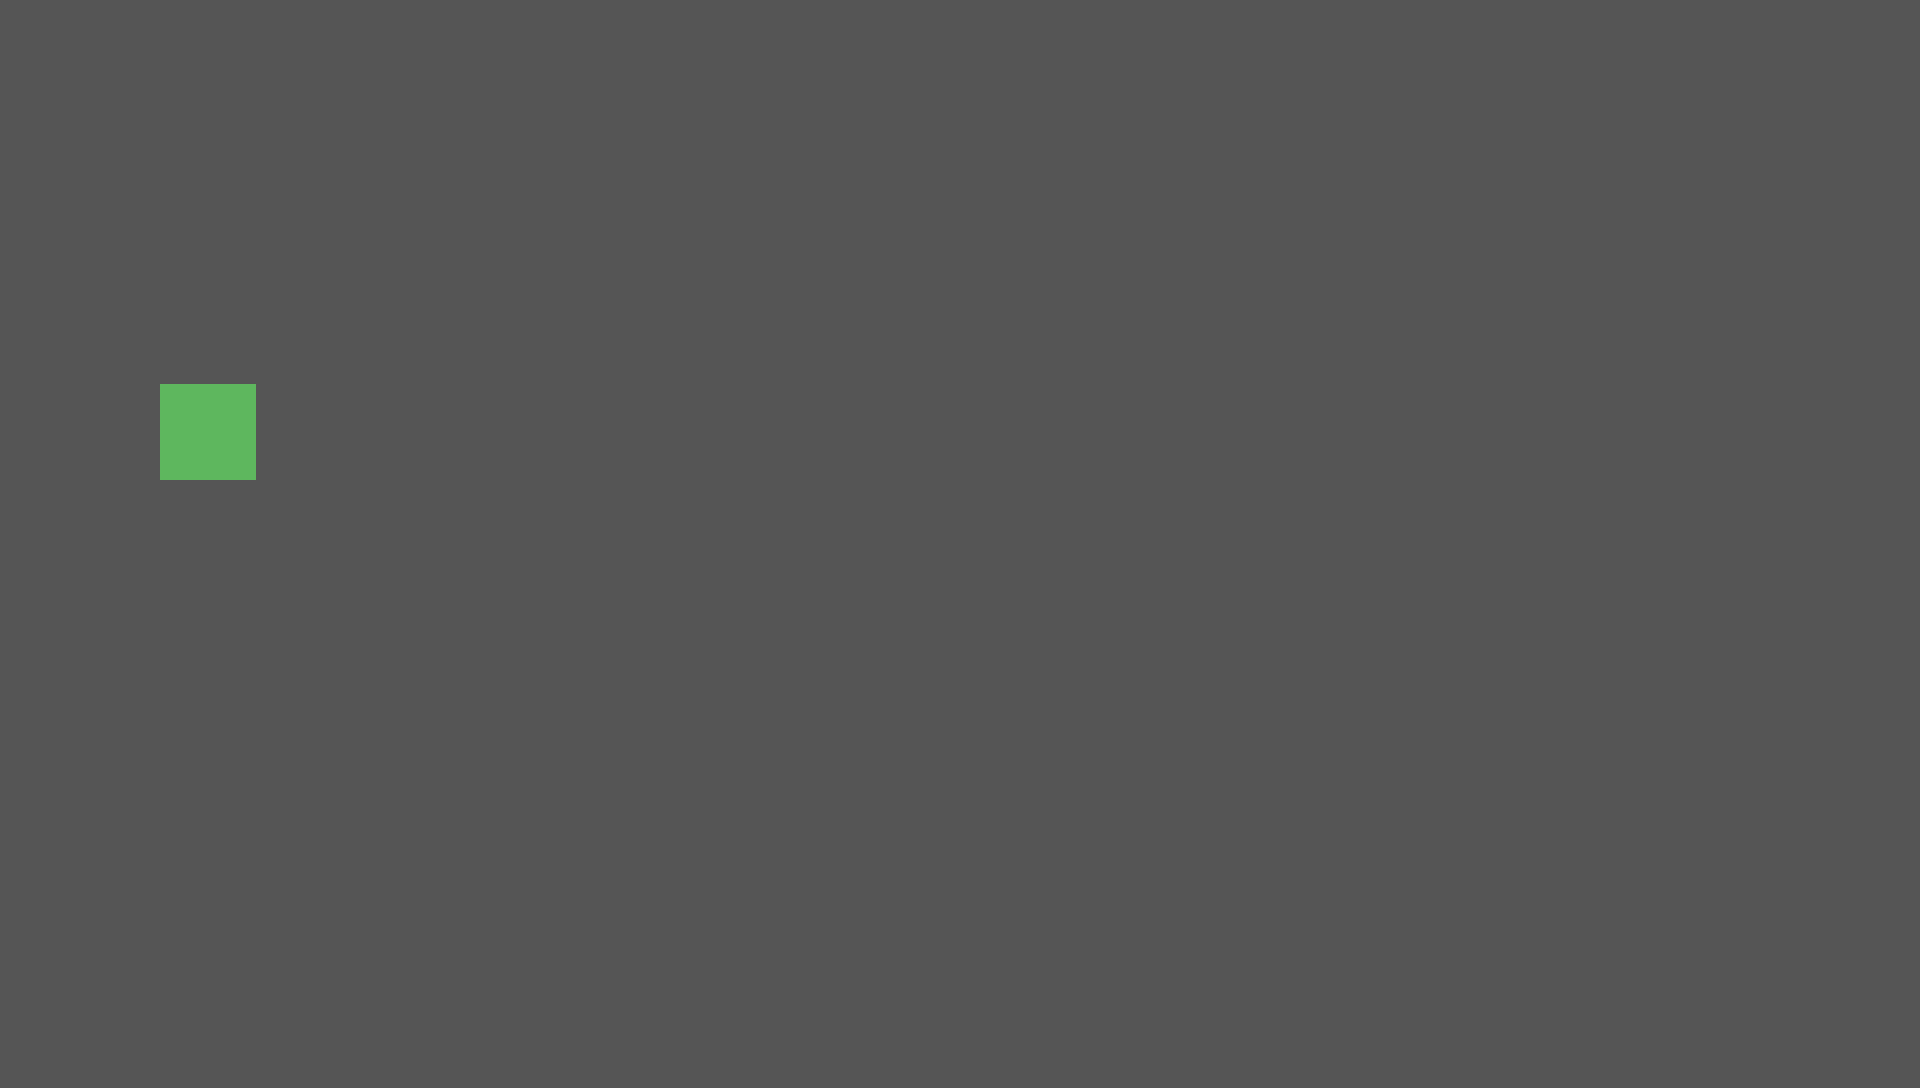

A 2D game scene composited from a Tiled map and its tileset images. What follows is a short description and the map's XML, with every tile layer's data as written:
An orthogonal 60x34 tile map with 32x32 px tiles, 1 tile layer (background) and 3 objects (playerPosition, itemPosition, goalPosition).

<map version="1.0" tiledversion="2018.01.23" orientation="orthogonal" renderorder="right-down" width="60" height="34" tilewidth="32" tileheight="32" infinite="0" nextobjectid="24">
 <tileset firstgid="1" source="tileset.tsx" />
 <layer name="background" width="60" height="34">
  <data encoding="csv">
1,1,1,1,1,1,1,1,1,1,1,1,1,1,1,1,1,1,1,1,1,1,1,1,1,1,1,1,1,1,1,1,1,1,1,1,1,1,1,1,1,1,1,1,1,1,1,1,1,1,1,1,1,1,1,1,1,1,1,1,
1,1,1,1,1,1,1,1,1,1,1,1,1,1,1,1,1,1,1,1,1,1,1,1,1,1,1,1,1,1,1,1,1,1,1,1,1,1,1,1,1,1,1,1,1,1,1,1,1,1,1,1,1,1,1,1,1,1,1,1,
1,1,1,1,1,1,1,1,1,1,1,1,1,1,1,1,1,1,1,1,1,1,1,1,1,1,1,1,1,1,1,1,1,1,1,1,1,1,1,1,1,1,1,1,1,1,1,1,1,1,1,1,1,1,1,1,1,1,1,1,
1,1,1,1,1,1,1,1,1,1,1,1,1,1,1,1,1,1,1,1,1,1,1,1,1,1,1,1,1,1,1,1,1,1,1,1,1,1,1,1,1,1,1,1,1,1,1,1,1,1,1,1,1,1,1,1,1,1,1,1,
1,1,1,1,1,1,1,1,1,1,1,1,1,1,1,1,1,1,1,1,1,1,1,1,1,1,1,1,1,1,1,1,1,1,1,1,1,1,1,1,1,1,1,1,1,1,1,1,1,1,1,1,1,1,1,1,1,1,1,1,
1,1,1,1,1,1,1,1,1,1,1,1,1,1,1,1,1,1,1,1,1,1,1,1,1,1,1,1,1,1,1,1,1,1,1,1,1,1,1,1,1,1,1,1,1,1,1,1,1,1,1,1,1,1,1,1,1,1,1,1,
1,1,1,1,1,1,1,1,1,1,1,1,1,1,1,1,1,1,1,1,1,1,1,1,1,1,1,1,1,1,1,1,1,1,1,1,1,1,1,1,1,1,1,1,1,1,1,1,1,1,1,1,1,1,1,1,1,1,1,1,
1,1,1,1,1,1,1,1,1,1,1,1,1,1,1,1,1,1,1,1,1,1,1,1,1,1,1,1,1,1,1,1,1,1,1,1,1,1,1,1,1,1,1,1,1,1,1,1,1,1,1,1,1,1,1,1,1,1,1,1,
1,1,1,1,1,1,1,1,1,1,1,1,1,1,1,1,1,1,1,1,1,1,1,1,1,1,1,1,1,1,1,1,1,1,1,1,1,1,1,1,1,1,1,1,1,1,1,1,1,1,1,1,1,1,1,1,1,1,1,1,
1,1,1,1,1,1,1,1,1,1,1,1,1,1,1,1,1,1,1,1,1,1,1,1,1,1,1,1,1,1,1,1,1,1,1,1,1,1,1,1,1,1,1,1,1,1,1,1,1,1,1,1,1,1,1,1,1,1,1,1,
1,1,1,1,1,1,1,1,1,1,1,1,1,1,1,1,1,1,1,1,1,1,1,1,1,1,1,1,1,1,1,1,1,1,1,1,1,1,1,1,1,1,1,1,1,1,1,1,1,1,1,1,1,1,1,1,1,1,1,1,
1,1,1,1,1,1,1,1,1,1,1,1,1,1,1,1,1,1,1,1,1,1,1,1,1,1,1,1,1,1,1,1,1,1,1,1,1,1,1,1,1,1,1,1,1,1,1,1,1,1,1,1,1,1,1,1,1,1,1,1,
1,1,1,1,1,2,2,2,1,1,1,1,1,1,1,1,1,1,1,1,1,1,1,1,1,1,1,1,1,1,1,1,1,1,1,1,1,1,1,1,1,1,1,1,1,1,1,1,1,1,1,1,1,1,1,1,1,1,1,1,
1,1,1,1,1,2,2,2,1,1,1,1,1,1,1,1,1,1,1,1,1,1,1,1,1,1,1,1,1,1,1,1,1,1,1,1,1,1,1,1,1,1,1,1,1,1,1,1,1,1,1,1,1,1,1,1,1,1,1,1,
1,1,1,1,1,2,2,2,1,1,1,1,1,1,1,1,1,1,1,1,1,1,1,1,1,1,1,1,1,1,1,1,1,1,1,1,1,1,1,1,1,1,1,1,1,1,1,1,1,1,1,1,1,1,1,1,1,1,1,1,
1,1,1,1,1,1,1,1,1,1,1,1,1,1,1,1,1,1,1,1,1,1,1,1,1,1,1,1,1,1,1,1,1,1,1,1,1,1,1,1,1,1,1,1,1,1,1,1,1,1,1,1,1,1,1,1,1,1,1,1,
1,1,1,1,1,1,1,1,1,1,1,1,1,1,1,1,1,1,1,1,1,1,1,1,1,1,1,1,1,1,1,1,1,1,1,1,1,1,1,1,1,1,1,1,1,1,1,1,1,1,1,1,1,1,1,1,1,1,1,1,
1,1,1,1,1,1,1,1,1,1,1,1,1,1,1,1,1,1,1,1,1,1,1,1,1,1,1,1,1,1,1,1,1,1,1,1,1,1,1,1,1,1,1,1,1,1,1,1,1,1,1,1,1,1,1,1,1,1,1,1,
1,1,1,1,1,1,1,1,1,1,1,1,1,1,1,1,1,1,1,1,1,1,1,1,1,1,1,1,1,1,1,1,1,1,1,1,1,1,1,1,1,1,1,1,1,1,1,1,1,1,1,1,1,1,1,1,1,1,1,1,
1,1,1,1,1,1,1,1,1,1,1,1,1,1,1,1,1,1,1,1,1,1,1,1,1,1,1,1,1,1,1,1,1,1,1,1,1,1,1,1,1,1,1,1,1,1,1,1,1,1,1,1,1,1,1,1,1,1,1,1,
1,1,1,1,1,1,1,1,1,1,1,1,1,1,1,1,1,1,1,1,1,1,1,1,1,1,1,1,1,1,1,1,1,1,1,1,1,1,1,1,1,1,1,1,1,1,1,1,1,1,1,1,1,1,1,1,1,1,1,1,
1,1,1,1,1,1,1,1,1,1,1,1,1,1,1,1,1,1,1,1,1,1,1,1,1,1,1,1,1,1,1,1,1,1,1,1,1,1,1,1,1,1,1,1,1,1,1,1,1,1,1,1,1,1,1,1,1,1,1,1,
1,1,1,1,1,1,1,1,1,1,1,1,1,1,1,1,1,1,1,1,1,1,1,1,1,1,1,1,1,1,1,1,1,1,1,1,1,1,1,1,1,1,1,1,1,1,1,1,1,1,1,1,1,1,1,1,1,1,1,1,
1,1,1,1,1,1,1,1,1,1,1,1,1,1,1,1,1,1,1,1,1,1,1,1,1,1,1,1,1,1,1,1,1,1,1,1,1,1,1,1,1,1,1,1,1,1,1,1,1,1,1,1,1,1,1,1,1,1,1,1,
1,1,1,1,1,1,1,1,1,1,1,1,1,1,1,1,1,1,1,1,1,1,1,1,1,1,1,1,1,1,1,1,1,1,1,1,1,1,1,1,1,1,1,1,1,1,1,1,1,1,1,1,1,1,1,1,1,1,1,1,
1,1,1,1,1,1,1,1,1,1,1,1,1,1,1,1,1,1,1,1,1,1,1,1,1,1,1,1,1,1,1,1,1,1,1,1,1,1,1,1,1,1,1,1,1,1,1,1,1,1,1,1,1,1,1,1,1,1,1,1,
1,1,1,1,1,1,1,1,1,1,1,1,1,1,1,1,1,1,1,1,1,1,1,1,1,1,1,1,1,1,1,1,1,1,1,1,1,1,1,1,1,1,1,1,1,1,1,1,1,1,1,1,1,1,1,1,1,1,1,1,
1,1,1,1,1,1,1,1,1,1,1,1,1,1,1,1,1,1,1,1,1,1,1,1,1,1,1,1,1,1,1,1,1,1,1,1,1,1,1,1,1,1,1,1,1,1,1,1,1,1,1,1,1,1,1,1,1,1,1,1,
1,1,1,1,1,1,1,1,1,1,1,1,1,1,1,1,1,1,1,1,1,1,1,1,1,1,1,1,1,1,1,1,1,1,1,1,1,1,1,1,1,1,1,1,1,1,1,1,1,1,1,1,1,1,1,1,1,1,1,1,
1,1,1,1,1,1,1,1,1,1,1,1,1,1,1,1,1,1,1,1,1,1,1,1,1,1,1,1,1,1,1,1,1,1,1,1,1,1,1,1,1,1,1,1,1,1,1,1,1,1,1,1,1,1,1,1,1,1,1,1,
1,1,1,1,1,1,1,1,1,1,1,1,1,1,1,1,1,1,1,1,1,1,1,1,1,1,1,1,1,1,1,1,1,1,1,1,1,1,1,1,1,1,1,1,1,1,1,1,1,1,1,1,1,1,1,1,1,1,1,1,
1,1,1,1,1,1,1,1,1,1,1,1,1,1,1,1,1,1,1,1,1,1,1,1,1,1,1,1,1,1,1,1,1,1,1,1,1,1,1,1,1,1,1,1,1,1,1,1,1,1,1,1,1,1,1,1,1,1,1,1,
1,1,1,1,1,1,1,1,1,1,1,1,1,1,1,1,1,1,1,1,1,1,1,1,1,1,1,1,1,1,1,1,1,1,1,1,1,1,1,1,1,1,1,1,1,1,1,1,1,1,1,1,1,1,1,1,1,1,1,1,
1,1,1,1,1,1,1,1,1,1,1,1,1,1,1,1,1,1,1,1,1,1,1,1,1,1,1,1,1,1,1,1,1,1,1,1,1,1,1,1,1,1,1,1,1,1,1,1,1,1,1,1,1,1,1,1,1,1,1,1
</data>
 </layer>
 <objectgroup name="object positions" offsetx="2.27374e-13" offsety="0">
  <object id="7" name="playerPosition" x="170.112" y="210.217">
   <point />
  </object>
  <object id="10" name="itemPosition" x="361.036" y="200.959">
   <point />
  </object>
  <object id="20" name="goalPosition" x="160" y="384" width="96" height="96" />
 </objectgroup>
</map>
